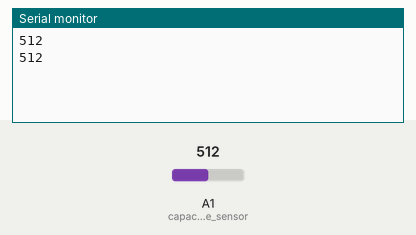
Bench run of a sketch on a simulated Arduino Uno, built with avr-gcc and run on an emulated ATmega328P. Shown: the last lines printed to the serial monitor. The test bench sets the inputs (shaded band); at power-on: A1 (capacitive_sensor) = 512.

Above: at 1.8 s.
1.9 s: A1 (capacitive_sensor) set to 716
At 2.6 s:
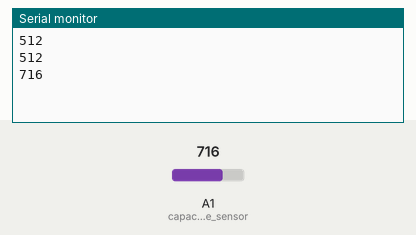
3.4 s: A1 (capacitive_sensor) set to 900
At 4.8 s:
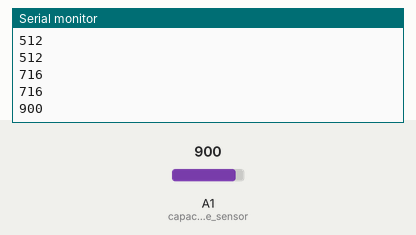
Timing chart, 0 to 6.4 s (numbered marks = the images above; inputs shaded):
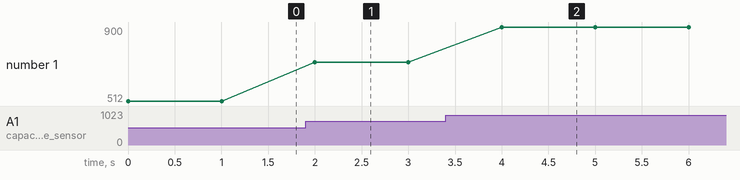

Measured:
- after the input at 1.9 s, the serial monitor: prints a new line after 0.10 s (image 1)
- after the input at 3.4 s, the serial monitor: prints a new line after 0.60 s (image 2)
- plotted number 1: 512 → 716 after the input at 1.9 s, 716 → 900 after the input at 3.4 s

The sketch:

0VALEUR_ANALOGIQUE_Capteur_humidite_sol.ino
```cpp
#define capacitive_sensor A1

void setup(){
Serial.begin(9600);     // Communication started with 9600 baud
}
void loop(){
int capacitive_value=analogRead(capacitive_sensor); // Incoming analog signal read and appointed    //sensor
Serial.println(capacitive_value);   //Wrote serial port
delay(1000);
}
```
